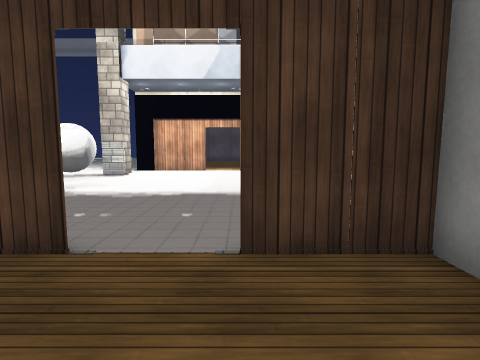
view 1 (above)

12 first-person views from a walk through a scene from a Unity 3-D project. The camera is 1.2 m above the floor, tilts 6° down and sees 80° across. Doors are open. The floor is counted in squares, 1 m on a side. Each view is taken from the middle of a square. On the plan, view 1 faces up. The plan holds only what a view shows up to about 13 squares ahead; the rest is blank. The place goes on beyond the plan. The player character is not drawn. Some animated figures are left out. Some surface patterns are stand-ins.

view 2
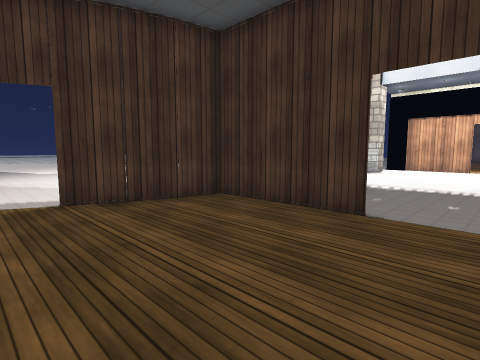

view 3
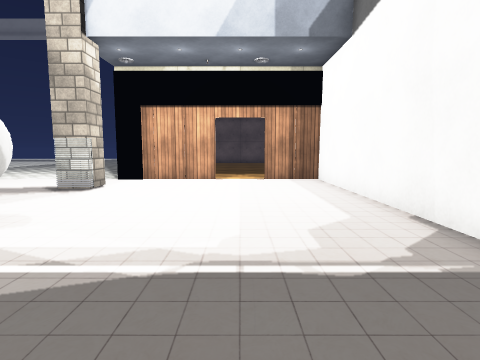

view 4
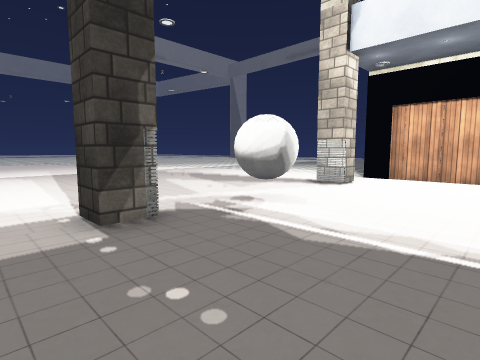

view 5
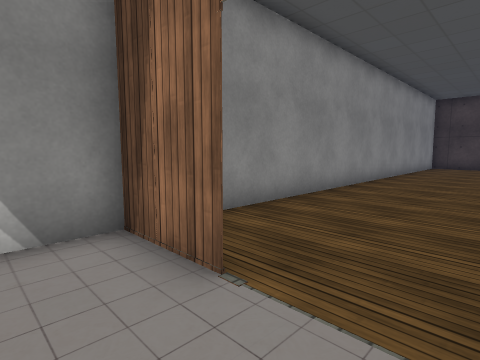

view 6
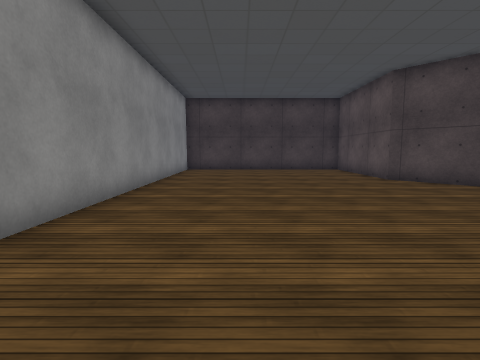

view 7
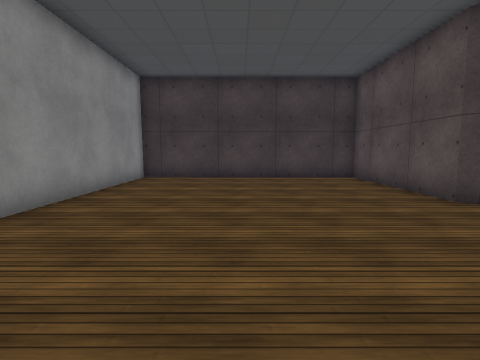

view 8
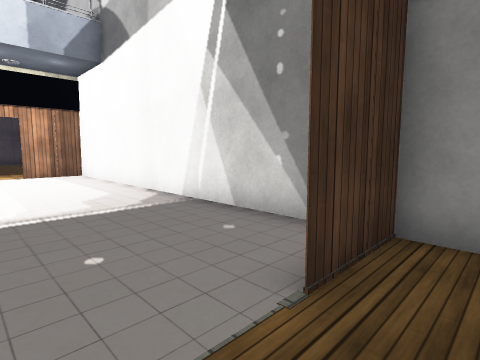

view 9
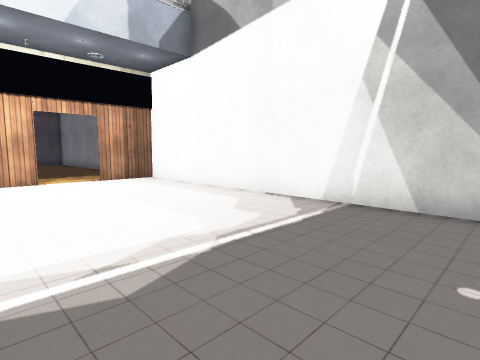

view 10
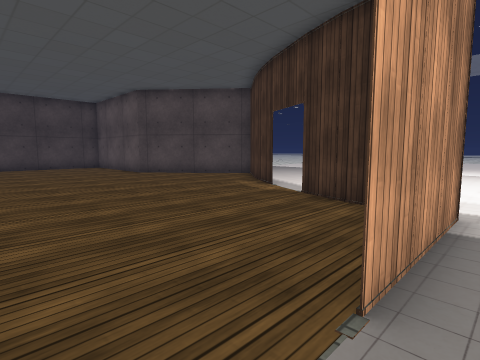

view 11
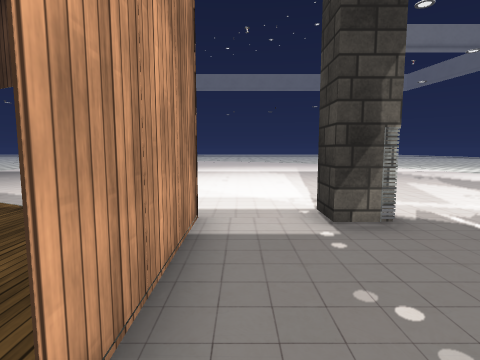

view 12
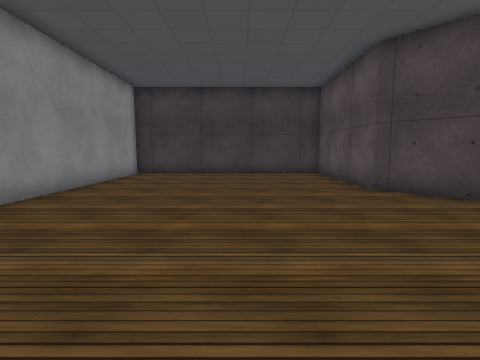

### Floor plan
Points are (right, up) in squares from view 1. A wall is a line through its corners. A room is listed if a view was taken in it or the views show most of it. See-through windows are left out.
Room 1 (views 1, 2, 6, 7, 8, 12)
walls: (-7.6, -9.9) (-7, -10.6) (-7, -16.5) (2.2, -16.5) (2.2, 2.9); (-6.2, 2) (-6.5, 0.8) (-7, -0.6); (-2, 3.2) (-6, 3.2) (-6.2, 1.9); (2.2, 3.2) (0, 3.2)
ways out: open door at (-1, 3) to room 2
Room 2 (views 3, 4, 5, 9, 10, 11)
walls: (-1.9, 16.8) (-5, 16.8); (-6, 3.2) (-2, 3.2); (0, 3.2) (2.2, 3.2); (2.2, 2.9) (2.2, 16.8) (0, 16.8)
ways out: open door at (-1, 3) to room 1; open door at (-1, 17)
objects: other object (-6, 6); other object (-6, 9) to (-5, 10); other object (-6, 14)

Positions as (right, up) in squares from view 1, and headings:
1: (0, 0), facing up
2: (0, -2), facing up-left
3: (-1, 5), facing up
4: (-1, 4), facing up-left
5: (-2, 5), facing down-right
6: (-1, 1), facing down
7: (-2, -4), facing down
8: (-2, 2), facing up-right
9: (-4, 5), facing up-right
10: (0, 4), facing down-left
11: (-1, 4), facing left
12: (-3, -2), facing down
